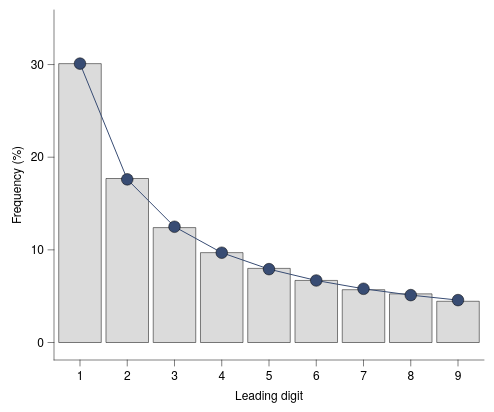

Specify this chart in Vega-Lite:
### Vega-Lite specification from a JSON file in a GitHub repository (floating-point values rounded to 4 significant figures)
{"background": null, "config": {"arc": {"fill": "#DBDBDB", "fillOpacity": 1.0, "innerRadius": 43.75, "padAngle": 0.03, "stroke": "black", "strokeOpacity": 1, "strokeWidth": 0.25}, "area": {"fill": "#DBDBDB", "fillOpacity": 1.0, "stroke": "black", "strokeOpacity": 1, "strokeWidth": 0.25}, "axis": {"domain": true, "domainCap": "round", "domainColor": "black", "domainWidth": 0.25, "grid": false, "gridCap": "round", "gridColor": "#F1F1F1", "gridDash": [0, 0], "gridOpacity": 1.0, "gridWidth": 0.25, "labelColor": "black", "labelFont": "Helvetica Neue, HelveticaNeue, Helvetica, Arial, sans-serif", "labelFontSize": 6, "labelFontStyle": "normal", "labelFontWeight": 400, "offset": 0, "ticks": true, "tickCap": "round", "tickColor": "black", "tickRound": false, "tickSize": 3, "tickWidth": 0.25, "titleColor": "black", "titleFont": "Helvetica Neue, HelveticaNeue, Helvetica, Arial, sans-serif", "titleFontSize": 6, "titleFontStyle": "normal", "titleFontWeight": 400}, "axisX": {"domain": true, "labelAlign": "center", "labelAngle": 0, "labels": true, "ticks": true, "translate": 0}, "axisY": {"domain": true, "labelAlign": "right", "labelAngle": 0, "labels": true, "ticks": true, "translate": 0}, "axisRight": {"domain": true, "labelAlign": "left", "labelAngle": 0, "labels": true, "ticks": true, "translate": 0}, "axisTop": {"domain": true, "labelAlign": "center", "labelAngle": 0, "labels": true, "ticks": true, "translate": 0}, "axisBand": {"tickOffset": 0}, "bar": {"fill": "#DBDBDB", "fillOpacity": 1.0, "stroke": "black", "strokeOpacity": 1, "strokeWidth": 0.25}, "boxplot": {"size": 15.75, "ticks": {"cornerRadius": 0.25, "fill": "black", "opacity": 1, "size": 7.875, "thickness": 0.25}, "box": {"fillOpacity": 1.0, "stroke": "black", "strokeOpacity": 1, "strokeWidth": 0.25}, "median": {"cornerRadius": 0, "fill": "black", "fillOpacity": 1.0, "opacity": 1, "size": 15.75, "thickness": 0.25}, "rule": {"fill": "black", "fillOpacity": 1.0, "size": 17.5, "stroke": "black", "strokeDash": [0, 0], "strokeOpacity": 1, "strokeWidth": 0.25}, "outliers": {"color": "black", "fill": "black", "fillOpacity": 1.0, "size": 0, "stroke": "black", "strokeOpacity": 1, "strokeWidth": 0.25}}, "circle": {"fill": "black", "fillOpacity": 1.0, "size": 2.188, "stroke": null, "strokeOpacity": 1, "strokeWidth": 0.25}, "errorband": {"band": {"fillOpacity": 0.6, "stroke": null, "strokeWidth": 0.25, "strokeOpacity": 1}, "borders": {"opacity": 0, "strokeOpacity": 1, "strokeWidth": 0.25}}, "errorbar": {"opacity": 1, "rule": {"strokeDash": [0, 0], "strokeWidth": 0.25}, "ticks": {"color": "black", "cornerRadius": 0.125, "opacity": 1, "size": 10.5, "thickness": 0.25}, "thickness": 0.25}, "font": "Helvetica Neue, HelveticaNeue, Helvetica, Arial, sans-serif", "geoshape": {"fill": "#DBDBDB", "fillOpacity": 1.0, "stroke": "black", "strokeOpacity": 1, "strokeWidth": 0.25}, "header": {"labelColor": "black", "labelFont": "Helvetica Neue, HelveticaNeue, Helvetica, Arial, sans-serif", "labelFontSize": 6, "labelFontStyle": "normal", "labelFontWeight": 400, "titleColor": "black", "titleFont": "Helvetica Neue, HelveticaNeue, Helvetica, Arial, sans-serif", "titleFontSize": 6, "titleFontStyle": "normal", "titleFontWeight": 400, "titlePadding": 0}, "legend": {"disable": false, "offset": 4.5, "titlePadding": 4, "labelOffset": 2, "gradientLabelOffset": 2, "columnPadding": 4, "rowPadding": 2, "gradientLength": 87.5, "gradientThickness": 8.75, "gradientOpacity": 1.0, "gradientStrokeColor": "black", "gradientStrokeWidth": 0.25, "labelColor": "black", "labelFont": "Helvetica Neue, HelveticaNeue, Helvetica, Arial, sans-serif", "labelFontSize": 6, "labelFontStyle": "normal", "labelFontWeight": 400, "strokeColor": "black", "strokeWidth": 0, "symbolSize": 36, "symbolStrokeColor": "black", "symbolStrokeWidth": 0.25, "titleColor": "black", "titleFont": "Helvetica Neue, HelveticaNeue, Helvetica, Arial, sans-serif", "titleFontSize": 6, "titleFontStyle": "normal", "titleFontWeight": 400}, "line": {"color": "black", "stroke": "black", "strokeCap": "butt", "strokeDash": [0, 0], "strokeOpacity": 1, "strokeWidth": 0.5}, "point": {"filled": true, "fill": "#DBDBDB", "fillOpacity": 1.0, "size": 8.75, "stroke": "black", "strokeOpacity": 1, "strokeWidth": 0.25}, "range": {"category": ["#B2B2B2", "#4A7CD3", "#008542", "#664CAF", "#509F98", "#636363", "#284F93", "#005226", "#382864", "#285753"], "diverging": {"scheme": ["#443E60", "#5F597E", "#7C759B", "#9994B6", "#B7B4CC", "#D6D5DC", "#F6F6F6", "#D1DAD9", "#A4C2BF", "#7AA9A4", "#578E89", "#37736E", "#1B5954"]}, "heatmap": {"scheme": ["#440154", "#472270", "#433E82", "#38598C", "#2C728E", "#238A8D", "#24A086", "#39B578", "#5DC862", "#96D646", "#CAE02D", "#FDE724"]}, "ordinal": {"scheme": ["#F1F1F1", "#DBDBDB", "#C6C6C6", "#B2B2B2", "#9D9D9D", "#898989", "#767676", "#636363", "#515151", "#404040", "#2F2F2F", "#1F1F1F"]}, "ramp": {"scheme": ["#440154", "#472270", "#433E82", "#38598C", "#2C728E", "#238A8D", "#24A086", "#39B578", "#5DC862", "#96D646", "#CAE02D", "#FDE724"]}}, "rule": {"color": "black", "stroke": "black", "strokeCap": "round", "strokeDash": [2, 2], "strokeOpacity": 1, "strokeWidth": 0.25}, "scale": {"barBandPaddingInner": 0.1, "rectBandPaddingInner": 0, "tickBandPaddingInner": 0.1, "bandPaddingOuter": 0.1, "bandWithNestedOffsetPaddingInner": 0.2, "bandWithNestedOffsetPaddingOuter": 0.2, "offsetBandPaddingInner": 0, "offsetBandPaddingOuter": 0, "continuousPadding": 8.75, "round": false}, "rect": {"fill": "#DBDBDB", "fillOpacity": 1.0, "stroke": "black", "strokeOpacity": 1, "strokeWidth": 0.25}, "square": {"fill": "#DBDBDB", "fillOpacity": 1.0, "size": 17.5, "stroke": "black", "strokeOpacity": 1, "strokeWidth": 0.25}, "text": {"color": "black", "font": "Helvetica Neue, HelveticaNeue, Helvetica, Arial, sans-serif", "fontSize": 6, "fontStyle": "normal", "fontWeight": 400}, "tick": {"color": "black", "cornerRadius": 0.125, "opacity": 1.0, "size": 15.75, "thickness": 0.25}, "title": {"anchor": "middle", "frame": "group", "color": "black", "font": "Helvetica Neue, HelveticaNeue, Helvetica, Arial, sans-serif", "fontSize": 6, "fontStyle": "normal", "fontWeight": 400, "subtitleColor": "black", "subtitleFont": "Helvetica Neue, HelveticaNeue, Helvetica, Arial, sans-serif", "subtitleFontSize": 6, "subtitleFontStyle": "normal", "subtitleFontWeight": 400}, "trail": {"color": "black", "opacity": 1, "size": 0.5}, "view": {"continuousWidth": 215, "continuousHeight": 175, "discreteWidth": 215, "discreteHeight": 175, "fill": null, "stroke": null, "strokeWidth": 0.25}}, "layer": [{"mark": {"type": "bar"}, "encoding": {"x": {"field": "digit", "title": "Leading digit", "type": "ordinal"}, "y": {"field": "observed", "scale": {"domain": [0, 34], "nice": false}, "title": "Frequency (%)", "type": "quantitative"}}}, {"mark": {"type": "line", "color": "#384C73", "point": {"color": "#384C73", "filled": true, "size": 34}}, "encoding": {"x": {"field": "digit", "title": "Leading digit", "type": "ordinal"}, "y": {"field": "benford", "type": "quantitative", "scale": {"nice": false}}}}], "data": {"name": "data-2e7c821776759917b4b996fe6adfde92"}, "$schema": "https://vega.github.io/schema/vega-lite/v6.4.1.json", "datasets": {"data-2e7c821776759917b4b996fe6adfde92": [{"digit": 1, "observed": 30.1, "benford": 30.1}, {"digit": 2, "observed": 17.7, "benford": 17.61}, {"digit": 3, "observed": 12.4, "benford": 12.49}, {"digit": 4, "observed": 9.7, "benford": 9.691}, {"digit": 5, "observed": 8.0, "benford": 7.918}, {"digit": 6, "observed": 6.7, "benford": 6.695}, {"digit": 7, "observed": 5.7, "benford": 5.799}, {"digit": 8, "observed": 5.25, "benford": 5.115}, {"digit": 9, "observed": 4.45, "benford": 4.576}]}}
